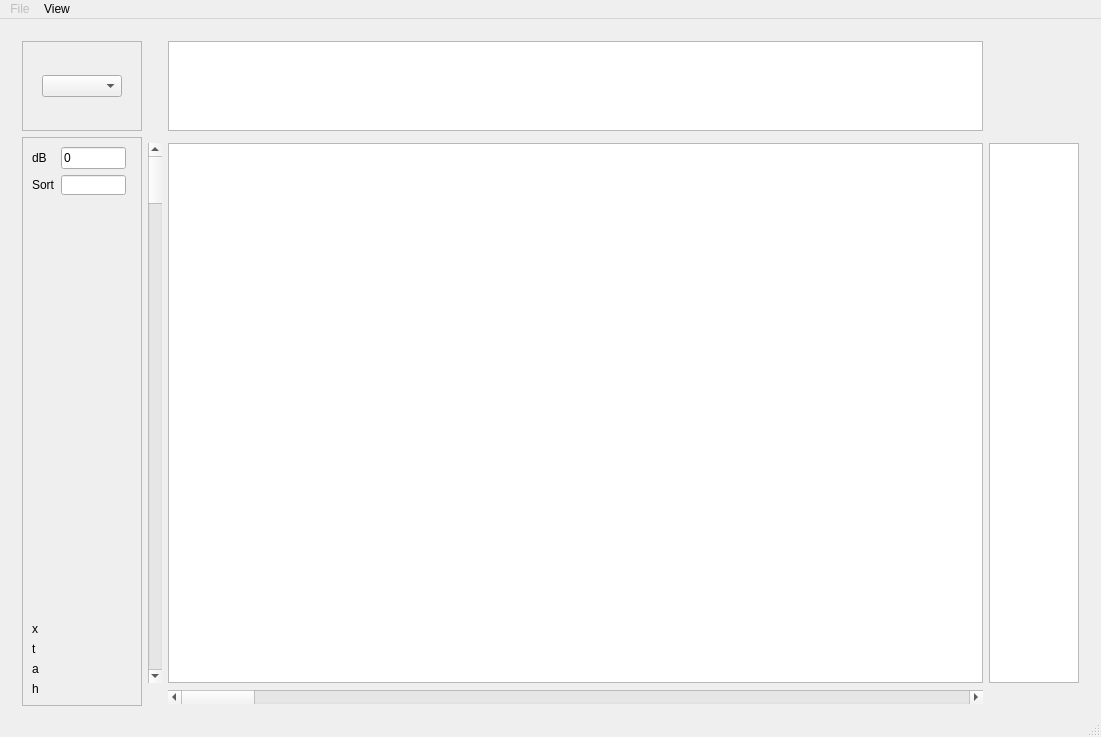
<?xml version="1.0" encoding="UTF-8"?>
<ui version="4.0">
 <class>MainWindow</class>
 <widget class="QMainWindow" name="MainWindow">
  <property name="geometry">
   <rect>
    <x>0</x>
    <y>0</y>
    <width>1101</width>
    <height>737</height>
   </rect>
  </property>
  <property name="windowTitle">
   <string>MainWindow</string>
  </property>
  <widget class="QWidget" name="centralwidget">
   <layout class="QGridLayout" name="gridLayout_4">
    <item row="0" column="0">
     <layout class="QGridLayout" name="gridLayout">
      <item row="3" column="5">
       <widget class="PlotWidget" name="plotItem_header_v">
        <property name="maximumSize">
         <size>
          <width>90</width>
          <height>16777215</height>
         </size>
        </property>
       </widget>
      </item>
      <item row="1" column="3">
       <widget class="PlotWidget" name="plotItem_header_h">
        <property name="maximumSize">
         <size>
          <width>16777215</width>
          <height>90</height>
         </size>
        </property>
       </widget>
      </item>
      <item row="4" column="6">
       <spacer name="horizontalSpacer">
        <property name="orientation">
         <enum>Qt::Horizontal</enum>
        </property>
        <property name="sizeType">
         <enum>QSizePolicy::Maximum</enum>
        </property>
        <property name="sizeHint" stdset="0">
         <size>
          <width>13</width>
          <height>17</height>
         </size>
        </property>
       </spacer>
      </item>
      <item row="3" column="3">
       <widget class="PlotWidget" name="plotItem_seismic"/>
      </item>
      <item row="2" column="0" rowspan="2">
       <spacer name="horizontalSpacer_3">
        <property name="orientation">
         <enum>Qt::Horizontal</enum>
        </property>
        <property name="sizeType">
         <enum>QSizePolicy::Fixed</enum>
        </property>
        <property name="sizeHint" stdset="0">
         <size>
          <width>13</width>
          <height>20</height>
         </size>
        </property>
       </spacer>
      </item>
      <item row="1" column="1">
       <widget class="QFrame" name="frame_header_h">
        <property name="frameShape">
         <enum>QFrame::StyledPanel</enum>
        </property>
        <property name="frameShadow">
         <enum>QFrame::Raised</enum>
        </property>
        <layout class="QGridLayout" name="gridLayout_3">
         <item row="0" column="0">
          <widget class="QComboBox" name="comboBox_header">
           <property name="maximumSize">
            <size>
             <width>80</width>
             <height>16777215</height>
            </size>
           </property>
          </widget>
         </item>
        </layout>
       </widget>
      </item>
      <item row="0" column="3">
       <spacer name="verticalSpacer">
        <property name="orientation">
         <enum>Qt::Vertical</enum>
        </property>
        <property name="sizeType">
         <enum>QSizePolicy::Fixed</enum>
        </property>
        <property name="sizeHint" stdset="0">
         <size>
          <width>20</width>
          <height>13</height>
         </size>
        </property>
       </spacer>
      </item>
      <item row="4" column="3">
       <widget class="QScrollBar" name="horizontalScrollBar">
        <property name="orientation">
         <enum>Qt::Horizontal</enum>
        </property>
       </widget>
      </item>
      <item row="2" column="1" rowspan="3">
       <widget class="QFrame" name="frame_seismic">
        <property name="minimumSize">
         <size>
          <width>100</width>
          <height>0</height>
         </size>
        </property>
        <property name="maximumSize">
         <size>
          <width>120</width>
          <height>16777215</height>
         </size>
        </property>
        <property name="frameShape">
         <enum>QFrame::StyledPanel</enum>
        </property>
        <property name="frameShadow">
         <enum>QFrame::Raised</enum>
        </property>
        <layout class="QGridLayout" name="gridLayout_2">
         <item row="7" column="1">
          <widget class="QLabel" name="label_h">
           <property name="minimumSize">
            <size>
             <width>70</width>
             <height>0</height>
            </size>
           </property>
           <property name="maximumSize">
            <size>
             <width>80</width>
             <height>20</height>
            </size>
           </property>
           <property name="text">
            <string/>
           </property>
          </widget>
         </item>
         <item row="7" column="0">
          <widget class="QLabel" name="label_txt_h">
           <property name="maximumSize">
            <size>
             <width>10</width>
             <height>20</height>
            </size>
           </property>
           <property name="text">
            <string>h</string>
           </property>
          </widget>
         </item>
         <item row="4" column="1">
          <widget class="QLabel" name="label_x">
           <property name="minimumSize">
            <size>
             <width>70</width>
             <height>0</height>
            </size>
           </property>
           <property name="maximumSize">
            <size>
             <width>80</width>
             <height>20</height>
            </size>
           </property>
           <property name="text">
            <string/>
           </property>
          </widget>
         </item>
         <item row="2" column="1">
          <widget class="QLineEdit" name="lineEdit_sort">
           <property name="minimumSize">
            <size>
             <width>65</width>
             <height>0</height>
            </size>
           </property>
           <property name="maximumSize">
            <size>
             <width>50</width>
             <height>20</height>
            </size>
           </property>
          </widget>
         </item>
         <item row="6" column="0">
          <widget class="QLabel" name="label_txt_amp">
           <property name="maximumSize">
            <size>
             <width>10</width>
             <height>20</height>
            </size>
           </property>
           <property name="text">
            <string>a</string>
           </property>
          </widget>
         </item>
         <item row="5" column="1">
          <widget class="QLabel" name="label_t">
           <property name="minimumSize">
            <size>
             <width>70</width>
             <height>0</height>
            </size>
           </property>
           <property name="maximumSize">
            <size>
             <width>80</width>
             <height>20</height>
            </size>
           </property>
           <property name="text">
            <string/>
           </property>
          </widget>
         </item>
         <item row="0" column="0">
          <widget class="QLabel" name="label_gain">
           <property name="maximumSize">
            <size>
             <width>30</width>
             <height>16777215</height>
            </size>
           </property>
           <property name="text">
            <string>dB</string>
           </property>
          </widget>
         </item>
         <item row="0" column="1">
          <widget class="QLineEdit" name="lineEdit_gain">
           <property name="sizePolicy">
            <sizepolicy hsizetype="Fixed" vsizetype="Fixed">
             <horstretch>0</horstretch>
             <verstretch>0</verstretch>
            </sizepolicy>
           </property>
           <property name="minimumSize">
            <size>
             <width>65</width>
             <height>0</height>
            </size>
           </property>
           <property name="maximumSize">
            <size>
             <width>50</width>
             <height>16777215</height>
            </size>
           </property>
           <property name="text">
            <string>0</string>
           </property>
          </widget>
         </item>
         <item row="6" column="1">
          <widget class="QLabel" name="label_amp">
           <property name="minimumSize">
            <size>
             <width>70</width>
             <height>0</height>
            </size>
           </property>
           <property name="maximumSize">
            <size>
             <width>80</width>
             <height>20</height>
            </size>
           </property>
           <property name="text">
            <string/>
           </property>
          </widget>
         </item>
         <item row="5" column="0">
          <widget class="QLabel" name="label_txt_t">
           <property name="maximumSize">
            <size>
             <width>10</width>
             <height>20</height>
            </size>
           </property>
           <property name="text">
            <string>t</string>
           </property>
          </widget>
         </item>
         <item row="2" column="0">
          <widget class="QLabel" name="label_sort">
           <property name="maximumSize">
            <size>
             <width>30</width>
             <height>16777215</height>
            </size>
           </property>
           <property name="text">
            <string>Sort</string>
           </property>
          </widget>
         </item>
         <item row="3" column="1">
          <spacer name="verticalSpacer_2">
           <property name="orientation">
            <enum>Qt::Vertical</enum>
           </property>
           <property name="sizeHint" stdset="0">
            <size>
             <width>20</width>
             <height>40</height>
            </size>
           </property>
          </spacer>
         </item>
         <item row="4" column="0">
          <widget class="QLabel" name="label_txt_x">
           <property name="maximumSize">
            <size>
             <width>10</width>
             <height>20</height>
            </size>
           </property>
           <property name="text">
            <string>x</string>
           </property>
          </widget>
         </item>
        </layout>
       </widget>
      </item>
      <item row="3" column="2">
       <widget class="QScrollBar" name="verticalScrollBar">
        <property name="orientation">
         <enum>Qt::Vertical</enum>
        </property>
       </widget>
      </item>
     </layout>
    </item>
   </layout>
  </widget>
  <widget class="QMenuBar" name="menubar">
   <property name="geometry">
    <rect>
     <x>0</x>
     <y>0</y>
     <width>1101</width>
     <height>22</height>
    </rect>
   </property>
   <widget class="QMenu" name="menufile">
    <property name="enabled">
     <bool>false</bool>
    </property>
    <property name="title">
     <string>File</string>
    </property>
    <addaction name="actionopen"/>
   </widget>
   <widget class="QMenu" name="menuView">
    <property name="title">
     <string>View</string>
    </property>
    <widget class="QMenu" name="menuColormaps">
     <property name="title">
      <string>Colormaps</string>
     </property>
     <addaction name="actionColormap_CET_L2"/>
     <addaction name="actionColormap_MPL_PuOr"/>
     <addaction name="actionColormap_CET_D1"/>
     <addaction name="actionColormap_CET_D6"/>
    </widget>
    <addaction name="menuColormaps"/>
   </widget>
   <addaction name="menufile"/>
   <addaction name="menuView"/>
  </widget>
  <widget class="QStatusBar" name="statusbar"/>
  <action name="actionopen">
   <property name="enabled">
    <bool>true</bool>
   </property>
   <property name="text">
    <string>open</string>
   </property>
   <property name="visible">
    <bool>true</bool>
   </property>
  </action>
  <action name="actionColormap_CET_L2">
   <property name="text">
    <string>Gray (CET-L2)</string>
   </property>
  </action>
  <action name="actionColormap_MPL_PuOr">
   <property name="text">
    <string>PuOr</string>
   </property>
  </action>
  <action name="actionColormap_CET_D1">
   <property name="text">
    <string>Blue White Red (CET-D1)</string>
   </property>
  </action>
  <action name="actionColormap_CET_D6">
   <property name="text">
    <string>Blue Black Red (CET-D6)</string>
   </property>
  </action>
 </widget>
 <customwidgets>
  <customwidget>
   <class>PlotWidget</class>
   <extends>QGraphicsView</extends>
   <header>pyqtgraph</header>
  </customwidget>
 </customwidgets>
 <resources/>
 <connections/>
</ui>
